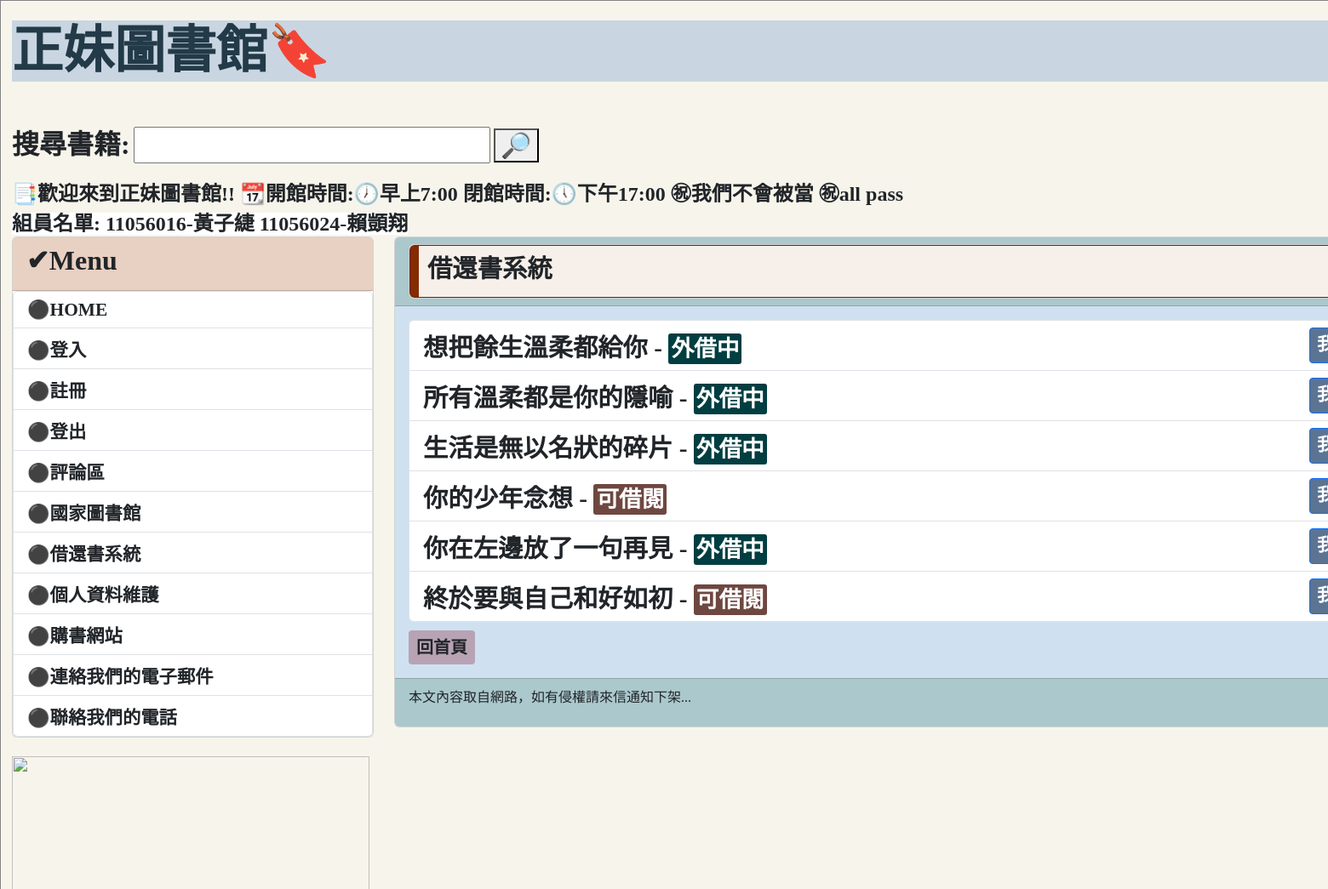
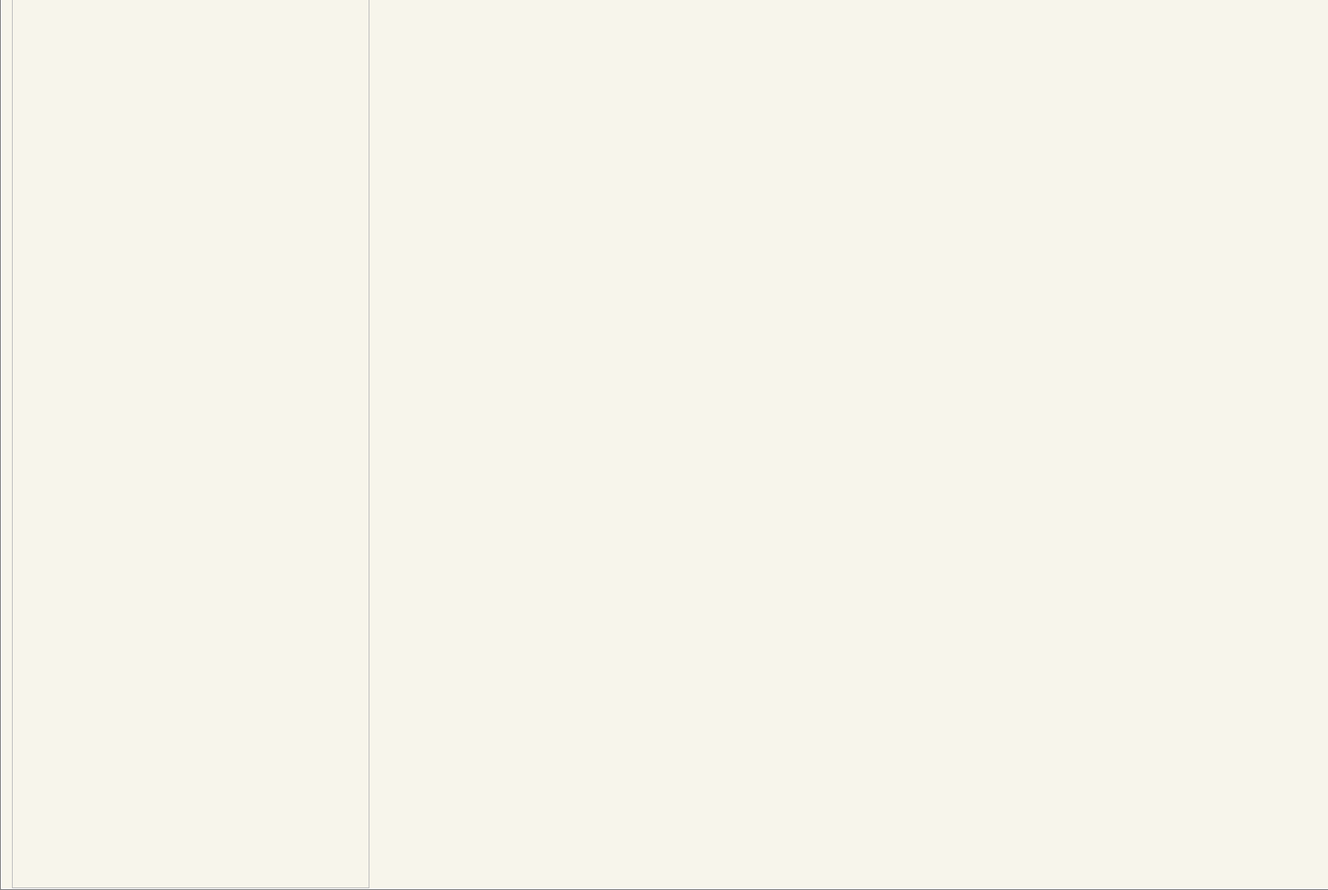
The page /book_list/ on the database its author committed (2 pictures, top to bottom).
### mysite/models.py (models this page shows, shortened)
class Post(models.Model):
    title = models.CharField(max_length=200)
    slug = models.CharField(max_length=200)
    body = models.TextField()
    pub_date = models.DateTimeField(auto_now_add=True)
    isBorrow = models.BooleanField(("外借中"),default=False)
    class Meta:
        ordering = ('-pub_date',)

### mysite/views.py (the view)
# urls.py: path('book_list/', mv.book_list, name='book_list'),
def book_list(request):
    books = Post.objects.all()
    return render(request, 'book_list.html', {'books': books})

### templates/book_list.html (shortened to what this page needs)
{% extends "base.html" %}
{% block headmessage %}
    <div class="card" style="background-color:#f70ea;">
        <div class="card"; style="background-color:#842B00;">
            <h3 style="font-family:微軟正黑體; font-weight:bold;  font-size: 22pt; background-color:#F7F0EA; margin-left: 10px; margin-bottom: 0px; padding: 10px">借還書系統
            </h3>
        </div>
    </div>
{% endblock %}
{% block content %}
    {% if books %}
        <ul class="list-group">
            {% for book in books %}
                <li class="list-group-item d-flex justify-content-between align-items-center" style="font-family:微軟正黑體; font-weight:bold;  font-size: 22pt;">
                    <div>
                        <strong>{{ book.title }}</strong> - {{ book.write }}
                        {% if book.isBorrow %}
                        <span style="font-size: 20pt;color:white;background-color:#013E41;border: 1px soild white; padding: 3px; border-radius: 3px;">外借中</span>
                        {% else %}
                            <span style="font-size: 20pt;color:white;background-color:#6E4740;border: 1px soild white; padding: 3px; border-radius: 3px;">可借閱</span>
                        {% endif %}
                    </div>
                    <div>
                        <a href="{% url 'borrow_book' book.id %}" class="btn btn-primary btn-sm" style="font-family:微軟正黑體; font-weight:bold;  font-size: 16pt; background-color:#5B7493;" >我要借書</a>
                    </div>
                </li>
            {% endfor %}
        </ul>
    {% else %}
        <p>No books available.</p>
    {% endif %}
    <a class="btn btn-sm" style=" font-family:微軟正黑體; font-weight:bold; background-color:#b8a3b4;font-size:15pt; margin-top: 10px;" href='/'>回首頁</a>
{% endblock %}

### rows shown on the page
Post: title "想把餘生溫柔都給你", isBorrow "外借中"
Post: title "所有溫柔都是你的隱喻", isBorrow "外借中"
Post: title "生活是無以名狀的碎片", isBorrow "外借中"
Post: title "你的少年念想", isBorrow "可借閱"
Post: title "你在左邊放了一句再見", isBorrow "外借中"
Post: title "終於要與自己和好如初", isBorrow "可借閱"
